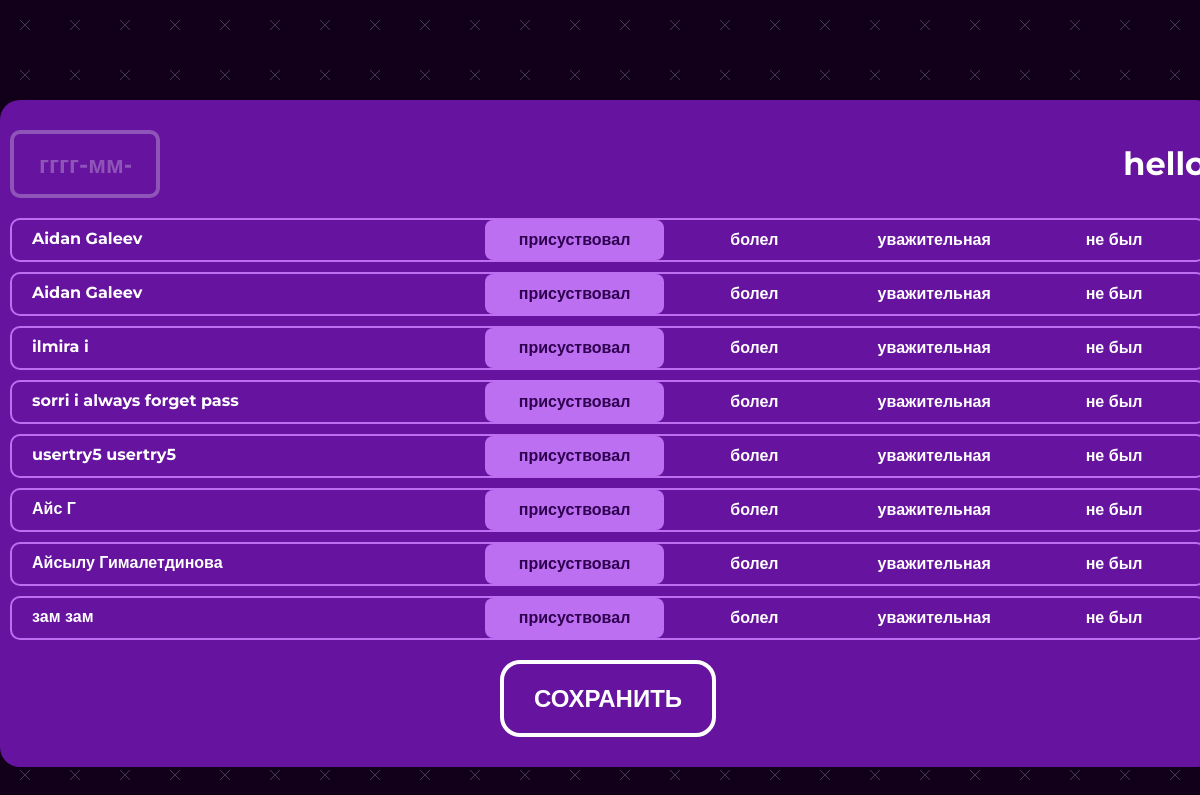
Screenshot of /lesson_edit (signed in) with the database file from the repository.
### main/models.py (models this page shows, shortened)
class Student(models.Model):
    SIMPLE_STUDENT = 0
    STUDENT_WITH_CAPABILITIES = 1
    HEADMAN = 2
    PERMISSION = [
        (SIMPLE_STUDENT, 'Обычный студент'),
        (STUDENT_WITH_CAPABILITIES, 'Студент с дополнительными возможностями'),
        (HEADMAN, 'Староста')
    ]
    WAITING = 0
    IS_APPPROVED = 1
    NOT_APPPROVED = 2
    STATE =[
        (WAITING, "Ожидание"),
        (IS_APPPROVED, 'Одобрено'),
        (NOT_APPPROVED, "Не одобрено")
    ]
    permission = models.SmallIntegerField(choices=PERMISSION, default=SIMPLE_STUDENT)
    room = models.ForeignKey(Room, on_delete=models.CASCADE)
    user = models.OneToOneField(User, on_delete=models.CASCADE)
    state = models.SmallIntegerField(choices=STATE, default=WAITING)
    class Meta:
        ordering = ['state']

### main/views.py (the view, shortened to what this page needs)
# urls.py: path('lesson_edit', views.lesson_edit, name='lesson_edit'),
@login_required()
def lesson_edit(request):
    cur_student = get_student(request)
    contex = {
        'group': get_group(cur_student),
        'lesson_name': request.session.get('lesson_name')
    }
    return render(request, "main/lesson_edit.html", context=contex)

### main/views.py (called while the page is built)
def get_student(request):
    return Student.objects.get(user=request.user)

def get_group(cur_student):
    group = Student.objects.filter(room=cur_student.room).order_by('user__last_name', 'user__first_name')
    return group

### main/templates/main/lesson_edit.html (shortened to what this page needs)
<!doctype html>
{% load static %}
<html lang="en">
  <head>
    <link rel="stylesheet" href="{% static 'main/css/main.css' %}">
  </head>
  <body>
    <div class="wrapper">
      <main class="main">
        <div class="container">
          <div class="lessonedit__container">
            <form class="lessonedit__form" action="" method="post">
              <div class="lessonedit__top">
                <input type="text" class="lessonedit__input input" placeholder="гггг-мм-дд" name="date">
                <h4 class="lessonedit__title">{{ lesson_name }}</h4>
              </div>
              <div class="lessonedit__list">
                {% for student in group %}
                <div class="lessonedit__item">
                  <div class="lessonedit__name">{{ student.user.first_name }} {{ student.user.last_name }}</div>
                  <label for="status21*{{student.user.id}}" class="lessonedit__box">
                    присуствовал
                  </label>
                  <label for="status22*{{student.user.id}}" class="lessonedit__box">
                    болел
                  </label>
                  <label for="status23*{{student.user.id}}" class="lessonedit__box">
                    уважительная
                  </label>
                  <label for="status24*{{student.user.id}}" class="lessonedit__box">
                    не был
                  </label>
                </div>
                {% endfor %}
              </div>
              <input class="btn modal__btn" name='submit' type="submit" value="СОХРАНИТЬ">
            </form>
          </div>
        </div>
      </main>
    </div>
  </body>
</html>

### main/static/main/css/main.css (style rules this page uses)
* { padding: 0; margin: 0; border: 0; }
*, *:before, *:after { -webkit-box-sizing: border-box; box-sizing: border-box; }
html, body { width: 100%; line-height: 1; font-size: 16px; -ms-text-size-adjust: 100%; -moz-text-size-adjust: 100%; -webkit-text-size-adjust: 100%; }
input, button, textarea { font-family: inherit; }
h1, h2, h3, h4, h5, h6, a { font-size: inherit; }
body { font-family: "Montserrat", sans-serif; background: url("./img/bg.jpg"); background-size: 50px; }
.input { color: #fff; font-weight: 700; font-size: 24px; width: 500px; padding: 30px 25px; border: 4px solid #8E54B7; border-radius: 10px; background-color: transparent; -webkit-transition: all 0.3s; transition: all 0.3s; }
.input::placeholder { color: #8E54B7; font-weight: 700; font-size: 24px; }
.btn { display: inline-block; padding: 20px 30px; background-color: #110019; border: 4px solid #FFFFFF; border-radius: 20px; font-weight: 700; font-size: 24px; color: #FFFFFF; -webkit-transition: all 0.5s; transition: all 0.5s; cursor: pointer; }
.container { width: 1216px; margin: 0 auto; }
.main { margin: 40px 0; }
.modal__btn { background-color: transparent; }
.lessonedit__container { display: -webkit-box; display: -ms-flexbox; display: flex; -webkit-box-align: center; -ms-flex-align: center; align-items: center; width: 1216px; padding: 30px 10px; background-color: #66139F; border-radius: 20px; margin: 100px 0; }
.lessonedit__form { width: 100%; display: -webkit-box; display: -ms-flexbox; display: flex; -webkit-box-orient: vertical; -webkit-box-direction: normal; -ms-flex-direction: column; flex-direction: column; gap: 20px; -webkit-box-align: center; -ms-flex-align: center; align-items: center; }
.lessonedit__top { width: 100%; display: -webkit-box; display: -ms-flexbox; display: flex; -webkit-box-pack: justify; -ms-flex-pack: justify; justify-content: space-between; -webkit-box-align: center; -ms-flex-align: center; align-items: center; }
.lessonedit__title { font-weight: 700; font-size: 32px; color: #FFFFFF; }
.lessonedit__input { width: 150px; height: 50px; text-align: center; }
.lessonedit__list { display: -webkit-box; display: -ms-flexbox; display: flex; -webkit-box-orient: vertical; -webkit-box-direction: normal; -ms-flex-direction: column; flex-direction: column; gap: 10px; }
.lessonedit__item { width: 1196px; display: -webkit-box; display: -ms-flexbox; display: flex; -webkit-box-align: center; -ms-flex-align: center; align-items: center; background: transparent; border: 2px solid #BC6FF1; border-radius: 10px; }
.lessonedit__name { height: 40px; width: 473px; overflow: hidden; white-space: nowrap; padding: 11px 20px; font-weight: 700; font-size: 16px; color: #FFFFFF; }
.lessonedit__box { width: 180px; height: 40px; color: white; display: -webkit-box; display: -ms-flexbox; display: flex; -webkit-box-pack: center; -ms-flex-pack: center; justify-content: center; -webkit-box-align: center; -ms-flex-align: center; align-items: center; font-weight: 700; font-size: 16px; cursor: pointer; }
.lessonedit__radio:checked + label { background: #BC6FF1; border-radius: 8px; color: #2F0050; }

### rows the page displays
Student: user.first_name "Aidan", user.last_name "Galeev"
Student: user.first_name "Aidan", user.last_name "Galeev"
Student: user.first_name "ilmira", user.last_name "i"
Student: user.first_name "sorri", user.last_name "i always forget pass"
Student: user.first_name "usertry5", user.last_name "usertry5"
Student: user.first_name "Айс", user.last_name "Г"
Student: user.first_name "Айсылу", user.last_name "Гималетдинова"
Student: user.first_name "зам", user.last_name "зам"
